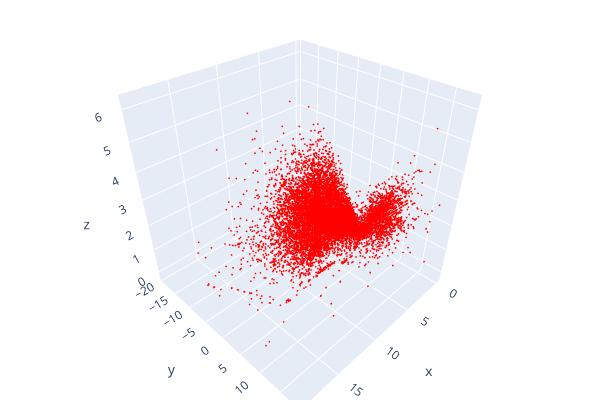

Notebook code cell kept with this figure:
### Markdown cell above
### 2D Projections of aggregated point clouds

### Code cell
import open3d as o3d


def test(pc):
    return pc.to_instance("OPEN3D")


fig = o3d.visualization.draw_plotly(rain_ds_minutes_ring_w.apply(test).compute())
